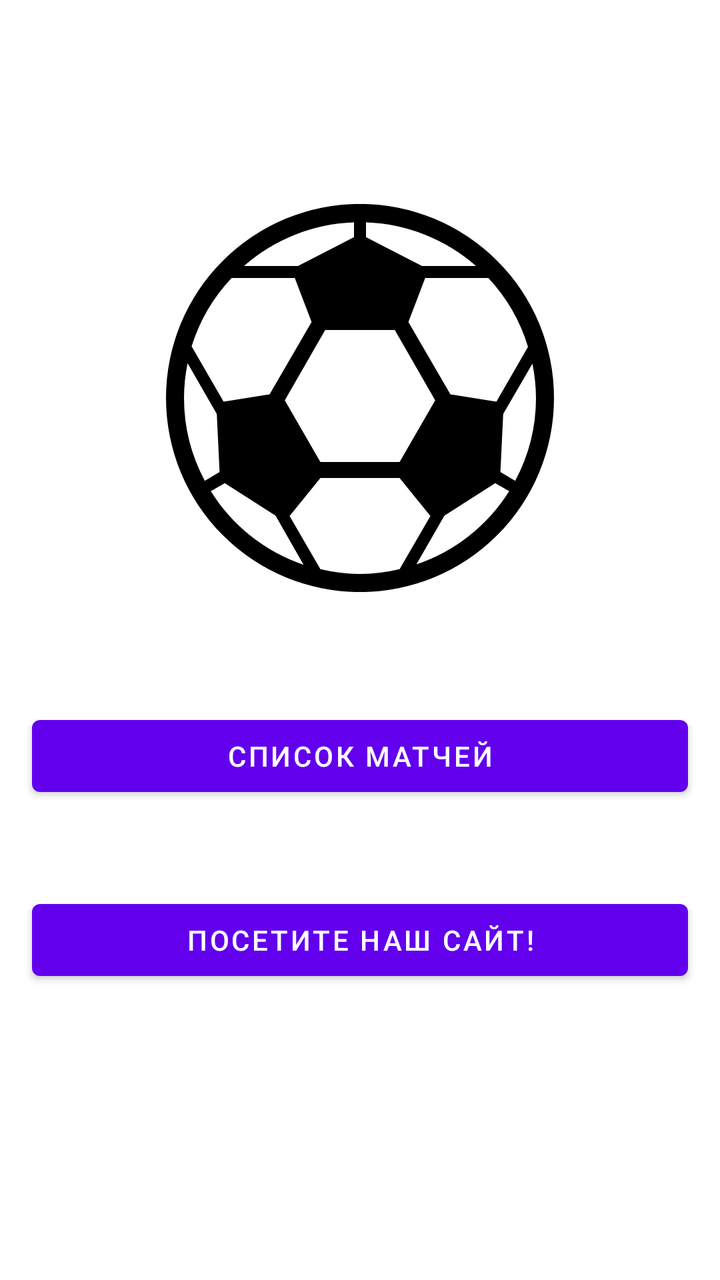
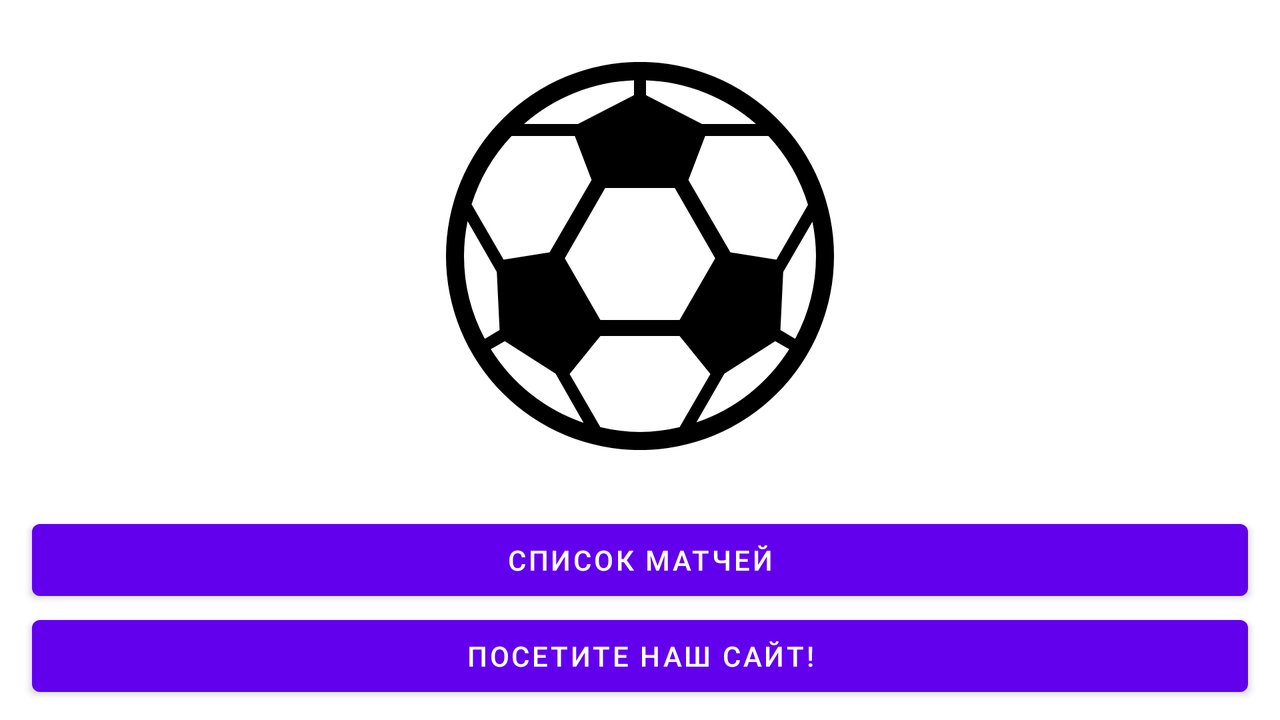

The same Android screen from two of the app's own layout files: first res/layout/ as a phone draws it, then the repository's variant for another configuration, drawn on a device whose configuration selects that folder. Both files follow.
<!-- AndroidManifest.xml: fallback theme Theme.MaterialComponents.DayNight.NoActionBar -->
<!-- res/layout/welcome_fragment_layout.xml -->
<?xml version="1.0" encoding="utf-8"?>
<androidx.constraintlayout.widget.ConstraintLayout
    xmlns:android="http://schemas.android.com/apk/res/android"
    xmlns:app="http://schemas.android.com/apk/res-auto"
    xmlns:tools="http://schemas.android.com/tools"
    android:layout_width="match_parent"
    android:layout_height="match_parent">


    <ImageView
        android:id="@+id/welcome_logo_image_view"
        android:layout_width="wrap_content"
        android:layout_height="wrap_content"
        android:layout_marginBottom="58dp"
        android:src="@drawable/soccer_logo"
        app:layout_constraintBottom_toTopOf="@+id/welcome_matches_button"
        app:layout_constraintEnd_toEndOf="parent"
        app:layout_constraintStart_toStartOf="parent"
        app:layout_constraintTop_toTopOf="parent"
        app:layout_constraintVertical_chainStyle="packed"
        tools:ignore="ContentDescription" />

    <Button
        android:id="@+id/welcome_matches_button"
        android:layout_width="0dp"
        android:layout_height="wrap_content"
        android:layout_marginBottom="44dp"
        android:layout_marginHorizontal="16dp"
        android:text="@string/welcome_matches_button"
        app:layout_constraintBottom_toTopOf="@+id/welcome_web_view_button"
        app:layout_constraintEnd_toEndOf="parent"
        app:layout_constraintStart_toStartOf="parent"
        app:layout_constraintTop_toBottomOf="@+id/welcome_logo_image_view" />

    <Button
        android:id="@+id/welcome_web_view_button"
        android:layout_width="0dp"
        android:layout_height="wrap_content"
        android:layout_marginBottom="44dp"
        android:layout_marginHorizontal="16dp"
        android:text="@string/welcome_site_button"
        app:layout_constraintBottom_toBottomOf="parent"
        app:layout_constraintEnd_toEndOf="parent"
        app:layout_constraintStart_toStartOf="parent"
        app:layout_constraintTop_toBottomOf="@+id/welcome_matches_button" />

</androidx.constraintlayout.widget.ConstraintLayout>
<!-- resources referenced by this layout -->
<resources>
  <!-- drawable soccer_logo (drawable) -->
  <vector xmlns:android="http://schemas.android.com/apk/res/android"
      android:width="194dp"
      android:height="194dp"
      android:viewportWidth="194"
      android:viewportHeight="194">
    <path
        android:pathData="M97,97m-97,0a97,97 0,1 1,194 0a97,97 0,1 1,-194 0"
        android:fillColor="#000000"/>
    <path
        android:pathData="m94,9.2a88,88 0,0 0,-55 21.8l27,0 28,-14.4 0,-7.4zM100,9.2 L100,16.6 128,31 155,31a88,88 0,0 0,-55 -21.8zM32.8,37a88,88 0,0 0,-20 34.2l16,27.6 23,-3.6 21,-36.2 -8.4,-22 -31.6,0zM129.6,37 L121.2,59 142.2,95.2 165.2,98.8 181,71.4a88,88 0,0 0,-19.8 -34.4l-31.6,0zM79.6,63 L59.4,98.2 77.2,129 116.8,129 134.6,98.2 114.4,63 79.6,63zM10.8,79.6a88,88 0,0 0,-1.8 17.4,88 88,0 0,0 10.4,41.4l7.4,-4.4 -1.4,-29 -14.6,-25.4zM183.2,79.8 L168.6,105 167.2,134 174.6,138.4a88,88 0,0 0,10.4 -41.4,88 88,0 0,0 -1.8,-17.2zM77.2,137 L61.8,156L77.2,182.6a88,88 0,0 0,19.8 2.4,88 88,0 0,0 19.8,-2.4l15.4,-26.6 -15.4,-19 -39.6,0zM29.4,139.6 L22.4,143.6A88,88 0,0 0,68.8 180.4l-14,-24.6 -25.4,-16.2zM164.6,139.6 L139.2,155.8 125.2,180.2a88,88 0,0 0,46.4 -36.6l-7,-4z"
        android:fillColor="#ffffff"/>
  </vector>
  <string name="welcome_matches_button">Список Матчей</string>
  <string name="welcome_site_button">Посетите наш сайт!</string>
</resources>
<!-- res/layout-land/welcome_fragment_layout.xml (the repository's variant of the layout above) -->
<!-- drawn on the phone turned sideways -->
<?xml version="1.0" encoding="utf-8"?>
<androidx.constraintlayout.widget.ConstraintLayout xmlns:android="http://schemas.android.com/apk/res/android"
    xmlns:app="http://schemas.android.com/apk/res-auto"
    xmlns:tools="http://schemas.android.com/tools"
    android:layout_width="match_parent"
    android:layout_height="match_parent"
    android:background="?attr/backgroundColor">

    <ImageView
        android:id="@+id/welcome_logo_image_view"
        android:layout_width="wrap_content"
        android:layout_height="wrap_content"
        android:src="@drawable/soccer_logo"
        app:layout_constraintBottom_toTopOf="@+id/welcome_matches_button"
        app:layout_constraintEnd_toEndOf="parent"
        app:layout_constraintStart_toStartOf="parent"
        app:layout_constraintTop_toTopOf="parent"
        tools:ignore="ContentDescription" />

    <Button
        android:id="@+id/welcome_matches_button"
        android:layout_width="0dp"
        android:layout_height="wrap_content"
        android:layout_marginHorizontal="@dimen/margin1"
        android:text="@string/welcome_matches_button"
        app:layout_constraintBottom_toTopOf="@+id/welcome_web_view_button"
        app:layout_constraintEnd_toEndOf="parent"
        app:layout_constraintStart_toStartOf="parent" />

    <Button
        android:id="@+id/welcome_web_view_button"
        android:layout_width="0dp"
        android:layout_height="wrap_content"
        android:layout_marginHorizontal="@dimen/margin1"
        android:layout_marginBottom="@dimen/margin2"
        android:text="@string/welcome_site_button"
        app:layout_constraintBottom_toBottomOf="parent"
        app:layout_constraintEnd_toEndOf="parent"
        app:layout_constraintStart_toStartOf="parent" />

</androidx.constraintlayout.widget.ConstraintLayout>
<!-- resources referenced by the variant -->
<!-- as the phone turned sideways resolves them -->
<resources>
  <dimen name="margin1">16dp</dimen>
  <dimen name="margin2">8dp</dimen>
  <!-- drawable soccer_logo (drawable) -->
  <vector xmlns:android="http://schemas.android.com/apk/res/android"
      android:width="194dp"
      android:height="194dp"
      android:viewportWidth="194"
      android:viewportHeight="194">
    <path
        android:pathData="M97,97m-97,0a97,97 0,1 1,194 0a97,97 0,1 1,-194 0"
        android:fillColor="#000000"/>
    <path
        android:pathData="m94,9.2a88,88 0,0 0,-55 21.8l27,0 28,-14.4 0,-7.4zM100,9.2 L100,16.6 128,31 155,31a88,88 0,0 0,-55 -21.8zM32.8,37a88,88 0,0 0,-20 34.2l16,27.6 23,-3.6 21,-36.2 -8.4,-22 -31.6,0zM129.6,37 L121.2,59 142.2,95.2 165.2,98.8 181,71.4a88,88 0,0 0,-19.8 -34.4l-31.6,0zM79.6,63 L59.4,98.2 77.2,129 116.8,129 134.6,98.2 114.4,63 79.6,63zM10.8,79.6a88,88 0,0 0,-1.8 17.4,88 88,0 0,0 10.4,41.4l7.4,-4.4 -1.4,-29 -14.6,-25.4zM183.2,79.8 L168.6,105 167.2,134 174.6,138.4a88,88 0,0 0,10.4 -41.4,88 88,0 0,0 -1.8,-17.2zM77.2,137 L61.8,156L77.2,182.6a88,88 0,0 0,19.8 2.4,88 88,0 0,0 19.8,-2.4l15.4,-26.6 -15.4,-19 -39.6,0zM29.4,139.6 L22.4,143.6A88,88 0,0 0,68.8 180.4l-14,-24.6 -25.4,-16.2zM164.6,139.6 L139.2,155.8 125.2,180.2a88,88 0,0 0,46.4 -36.6l-7,-4z"
        android:fillColor="#ffffff"/>
  </vector>
  <string name="welcome_matches_button">Список Матчей</string>
  <string name="welcome_site_button">Посетите наш сайт!</string>
</resources>
